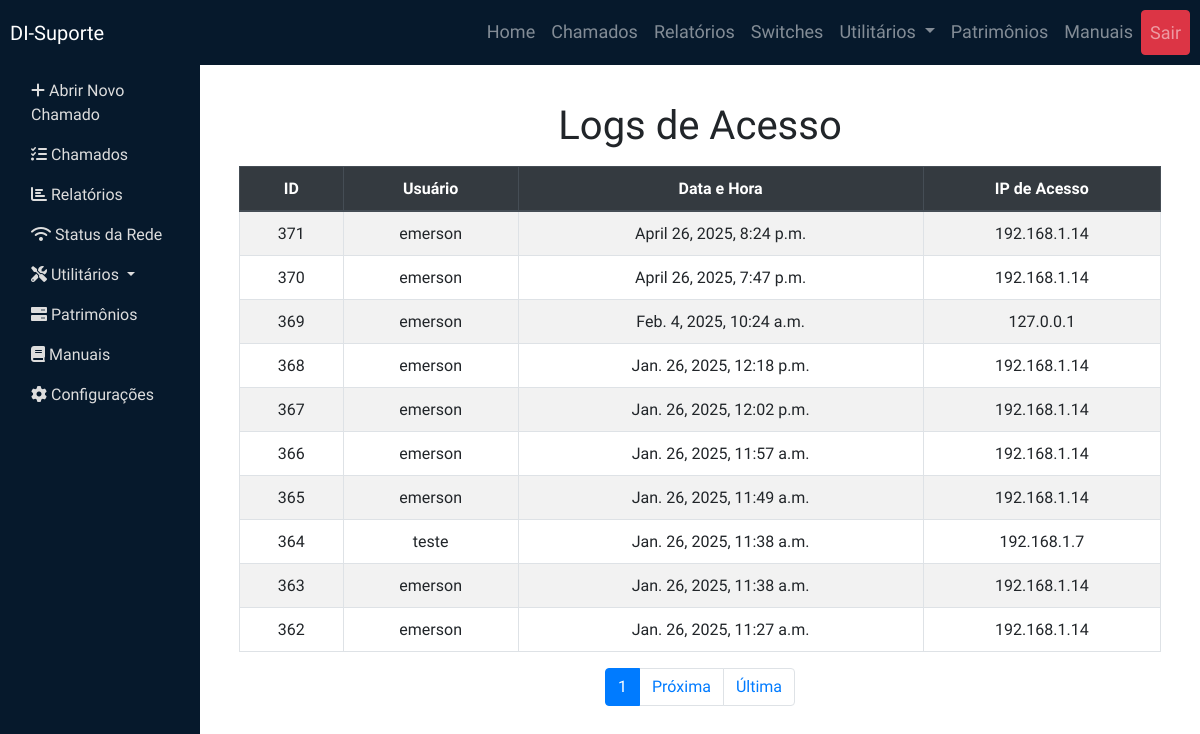
Page /dashboard/logs/acesso/ (signed in) on the committed database.
### dashboard/models.py (models this page shows, shortened)
class LogAcesso(models.Model):
    usuario = models.ForeignKey(User, on_delete=models.CASCADE)
    data_hora = models.DateTimeField(auto_now_add=True)
    ip_address = models.GenericIPAddressField()
    acao = models.CharField(max_length=255)

### dashboard/views.py (the view)
# urls.py: path('logs/acesso/', lista_logs_acesso, name='lista_logs_acesso'),
@admin_required
def lista_logs_acesso(request):
    logs_list = LogAcesso.objects.all().order_by('-data_hora')
    paginator = Paginator(logs_list, 10)  # Mostra 10 logs por página
    page_number = request.GET.get('page')
    logs = paginator.get_page(page_number)
    return render(request, 'dashboard/lista_logs_acesso.html', {'logs': logs})

### dashboard/templates/dashboard/lista_logs_acesso.html (shortened to what this page needs)
﻿{% extends 'base.html' %}
{% block content %}
<div class="container mt-4">
    <h1 class="text-center">Logs de Acesso</h1>
    <table class="table table-striped table-bordered mt-3">
        <thead class="thead-dark">
            <tr>
                <th>ID</th>
                <th>Usuário</th>
                <th>Data e Hora</th>
                <th>IP de Acesso</th>
            </tr>
        </thead>
        <tbody>
            {% for log in logs %}
                <tr>
                    <td>{{ log.id }}</td>
                    <td>{{ log.usuario.username }}</td>
                    <td>{{ log.data_hora }}</td>
                    <td>{{ log.ip_address }}</td>
                </tr>
            {% empty %}
                <tr>
                    <td colspan="4" class="text-center">Nenhum log de acesso encontrado.</td>
                </tr>
            {% endfor %}
        </tbody>
    </table>
    <div class="d-flex justify-content-center mt-3">
        <nav aria-label="Page navigation">
            <ul class="pagination">
                <li class="page-item active" aria-current="page">
                    <span class="page-link">{{ logs.number }}</span>
                </li>
                {% if logs.has_next %}
                    <li class="page-item">
                        <a class="page-link" href="?page={{ logs.next_page_number }}">Próxima</a>
                    </li>
                    <li class="page-item">
                        <a class="page-link" href="?page={{ logs.paginator.num_pages }}">Última</a>
                    </li>
                {% endif %}
            </ul>
        </nav>
    </div>
</div>
{% endblock %}

### static/css/chamados.css (style rules this page uses)
td, th { text-align: center; }

### rows in the picture
LogAcesso: id "371", usuario.username "emerson", data_hora "April 26, 2025, 8:24 p.m.", ip_address "192.168.1.14"
LogAcesso: id "370", usuario.username "emerson", data_hora "April 26, 2025, 7:47 p.m.", ip_address "192.168.1.14"
LogAcesso: id "369", usuario.username "emerson", data_hora "Feb. 4, 2025, 10:24 a.m.", ip_address "127.0.0.1"
LogAcesso: id "368", usuario.username "emerson", data_hora "Jan. 26, 2025, 12:18 p.m.", ip_address "192.168.1.14"
LogAcesso: id "367", usuario.username "emerson", data_hora "Jan. 26, 2025, 12:02 p.m.", ip_address "192.168.1.14"
LogAcesso: id "366", usuario.username "emerson", data_hora "Jan. 26, 2025, 11:57 a.m.", ip_address "192.168.1.14"
LogAcesso: id "365", usuario.username "emerson", data_hora "Jan. 26, 2025, 11:49 a.m.", ip_address "192.168.1.14"
LogAcesso: id "364", usuario.username "teste", data_hora "Jan. 26, 2025, 11:38 a.m.", ip_address "192.168.1.7"
LogAcesso: id "363", usuario.username "emerson", data_hora "Jan. 26, 2025, 11:38 a.m.", ip_address "192.168.1.14"
LogAcesso: id "362", usuario.username "emerson", data_hora "Jan. 26, 2025, 11:27 a.m.", ip_address "192.168.1.14"

### other values in the picture
{{ logs.number }} "1"
